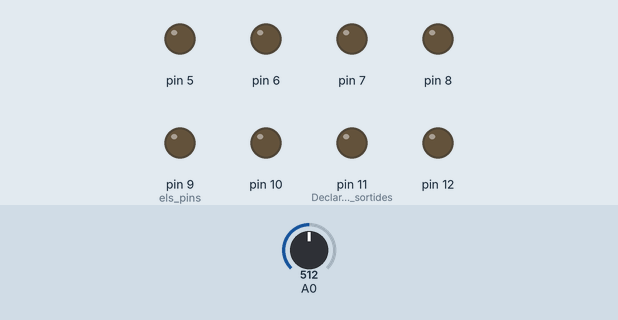
This sketch was run on a simulated Arduino Uno, built with avr-gcc and run on an emulated ATmega328P. Parts: output pins drawn as LEDs (lit = HIGH). Dashed ring = blinking. The test bench sets the inputs (shaded band); at power-on: A0 = 512.

Above: at 1.2 s.
1.3 s: A0 set to 778
4.3 s: A0 set to 755
At 5.6 s:
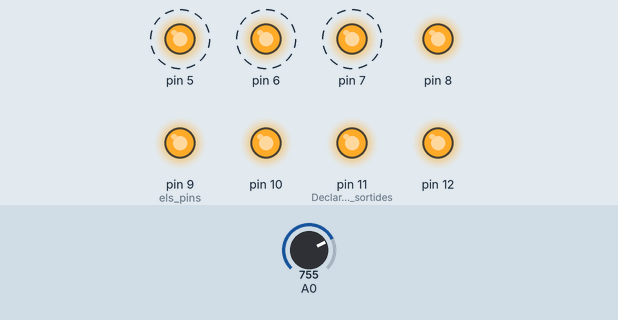
7.3 s: A0 set to 528
At 10.2 s:
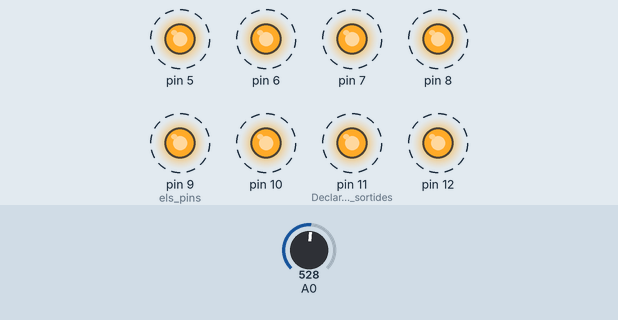
10.3 s: A0 set to 499
At 11.0 s:
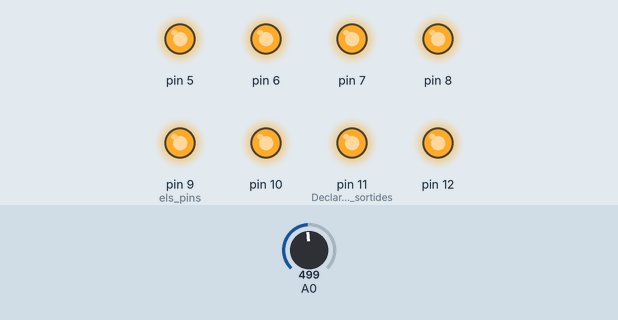
11.8 s: A0 set to 522
At 14.7 s:
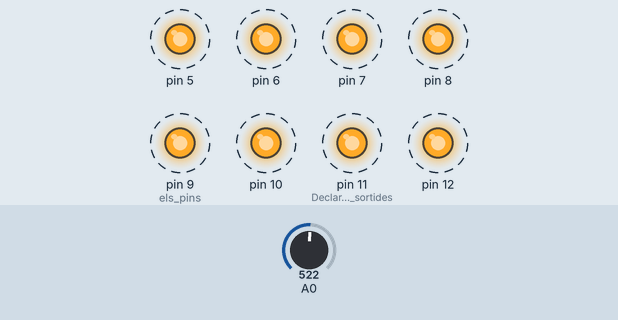
14.8 s: A0 set to 511
At 15.9 s:
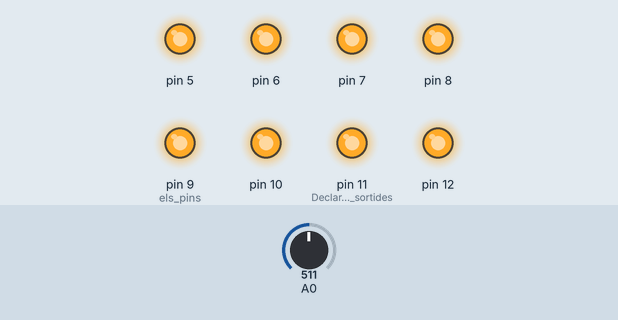
Timing chart, 0 to 17.3 s (numbered marks = the images above; inputs shaded):
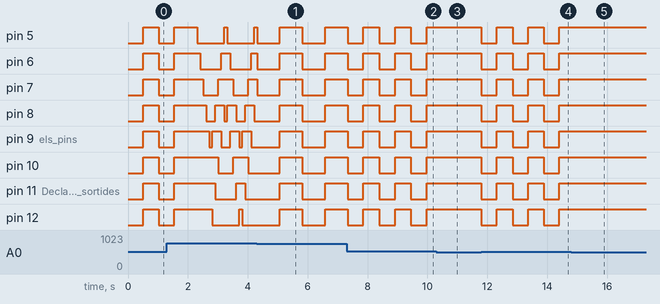

The sketch:

Examen_arduino_15-05-215.ino
```cpp
/************************************************************************
**                                                                     **
**                        Descripció programa
**                          Examen Arduino 15/05/2015
**                                                                     **
/***********************************************************************/

//******  Inculdes  *****************************************************


//******  Variables  ****************************************************
int val = analogRead(A0);
//******  Setup  ********************************************************
void setup () {
  pinMode(12, OUTPUT); pinMode(11, OUTPUT);  // Declarem com a sortides
  pinMode(10, OUTPUT); pinMode(9, OUTPUT);   // els pins
  pinMode(8, OUTPUT);  pinMode(7, OUTPUT);
  pinMode(6, OUTPUT);  pinMode(5, OUTPUT);
  pinMode(A0, INPUT);  pinMode(2, INPUT);
  Serial.begin(9600);
 }
//******  Loop  *********************************************************
void loop () {

 int val = analogRead(A0);  // Declarem la entrada "vale" com a entrada analògica

if(val>=0 && val<256) { //Primer tram que mostra el valor del potenciòmetre
 Serial.println (val);
 digitalWrite(12, LOW);  digitalWrite(11, LOW);
  digitalWrite(10, LOW);  digitalWrite(9, LOW);
  digitalWrite(8, LOW);   digitalWrite(7, LOW);
  digitalWrite(6, LOW);   digitalWrite(5, LOW);
  }
if(val>=256 && val<512) { // Segon tram. Tots els leds encesos
  digitalWrite(12, HIGH);  digitalWrite(11, HIGH);
  digitalWrite(10, HIGH);  digitalWrite(9, HIGH);
  digitalWrite(8, HIGH);   digitalWrite(7, HIGH);
  digitalWrite(6, HIGH);   digitalWrite(5, HIGH);
  }
if(val>=512 && val<768){ //Tercer tram blink dels leds en funció del valor del potenciòmetre
  digitalWrite(12, LOW);  digitalWrite(11, LOW);
  digitalWrite(10, LOW);  digitalWrite(9, LOW);
  digitalWrite(8, LOW);   digitalWrite(7, LOW);
  digitalWrite(6, LOW);   digitalWrite(5, LOW);
  delay (analogRead(A0));
  digitalWrite(12, HIGH);  digitalWrite(11, HIGH);
  digitalWrite(10, HIGH);  digitalWrite(9, HIGH);
  digitalWrite(8, HIGH);   digitalWrite(7, HIGH);
  digitalWrite(6, HIGH);   digitalWrite(5, HIGH);
  delay (analogRead(A0));
  }
if(val>=768 && val<1023){ // Quart tram seqüència del cotxe fantàstic amb tres leds encesos

   digitalWrite(5, HIGH);
   digitalWrite(6, HIGH);
   digitalWrite(7, HIGH);
   digitalWrite(5, LOW);
   digitalWrite(6, HIGH);
   digitalWrite(7, HIGH);
   digitalWrite(8, HIGH);
   delay(100);
   digitalWrite(5, LOW);
   digitalWrite(6, LOW);
   digitalWrite(7, HIGH);
   digitalWrite(8, HIGH);
   digitalWrite(9, HIGH);
   delay(100);
   digitalWrite(5, LOW);
   digitalWrite(6, LOW);
   digitalWrite(7, LOW);
   digitalWrite(8, HIGH);
   digitalWrite(9, HIGH);
   digitalWrite(10, HIGH);
   delay(100);
   digitalWrite(5, LOW);
   digitalWrite(6, LOW);
   digitalWrite(7, LOW);
   digitalWrite(8, LOW);
   digitalWrite(9, HIGH);
   digitalWrite(10, HIGH);
   digitalWrite(11, HIGH);
   delay(100);
   digitalWrite(5, LOW);
   digitalWrite(6, LOW);
   digitalWrite(7, LOW);
   digitalWrite(8, LOW);
   digitalWrite(9, LOW);
   digitalWrite(10, HIGH);
   digitalWrite(11, HIGH);
   digitalWrite(12, HIGH);
   delay(100);
   digitalWrite(5, LOW);
   digitalWrite(6, LOW);
   digitalWrite(7, LOW);
   digitalWrite(8, LOW);
   digitalWrite(9, HIGH);
   digitalWrite(10, HIGH);
   digitalWrite(11, HIGH);
   digitalWrite(12, LOW);
   delay(100);
   digitalWrite(5, LOW);
   digitalWrite(6, LOW);
   digitalWrite(7, LOW);
   digitalWrite(8, HIGH);
   digitalWrite(9, HIGH);
   digitalWrite(10, HIGH);
   digitalWrite(11, LOW);
   digitalWrite(12, LOW);
   delay(100);
   digitalWrite(5, LOW);
   digitalWrite(6, LOW);
   digitalWrite(7, HIGH);
   digitalWrite(8, HIGH);
   digitalWrite(9, HIGH);
   digitalWrite(10, LOW);
   digitalWrite(11, LOW);
   digitalWrite(12, LOW);
   delay(100);
   digitalWrite(5, LOW);
   digitalWrite(6, HIGH);
   digitalWrite(7, HIGH);
   digitalWrite(8, HIGH);
   digitalWrite(9, LOW);
   digitalWrite(10, LOW);
   digitalWrite(11, LOW);
   digitalWrite(12, LOW);
   delay(100);
   digitalWrite(5, HIGH);
   digitalWrite(6, HIGH);
   digitalWrite(7, HIGH);
   digitalWrite(8, LOW);
   digitalWrite(9, LOW);
   digitalWrite(10, LOW);
   digitalWrite(11, LOW);
   digitalWrite(12, LOW);
   delay(100);
  }
}
```

Measured:
- the behaviour switches between 512 and 511 on A0 (found by bisection; images 2 and 3)
- after the input at 4.3 s, pin 5: LOW → HIGH after 0.77 s, → LOW 0.76 s later, → HIGH 0.76 s later; pin 6, pin 7: alternates HIGH for 0.76 s and LOW for 0.76 s, starting at once
- after the input at 7.3 s, pin 5–8, pin 9 (els_pins), pin 10, pin 11 (Declarem_com_a_sortides), pin 12: alternates HIGH for 0.53 s and LOW for 0.53 s, starting after 0.57 s
- after the input at 10.3 s, pin 5–8, pin 9 (els_pins), pin 10, pin 11 (Declarem_com_a_sortides), pin 12: stays HIGH (without the input it goes to LOW after 0.21 s)
- after the input at 11.8 s, pin 5–8, pin 9 (els_pins), pin 10, pin 11 (Declarem_com_a_sortides), pin 12: alternates HIGH for 0.52 s and LOW for 0.52 s, starting at once
- after the input at 14.8 s, pin 5–8, pin 9 (els_pins), pin 10, pin 11 (Declarem_com_a_sortides), pin 12: stops changing and stays HIGH
